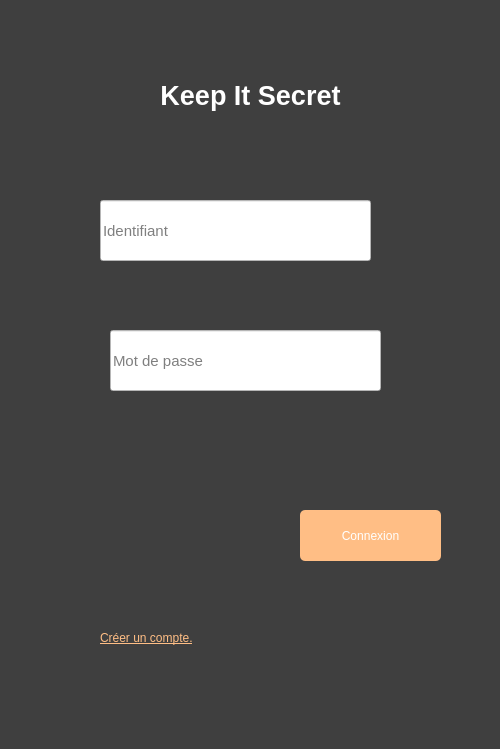
<?xml version="1.0" encoding="UTF-8"?>
<ui version="4.0">
 <class>MainWindow</class>
 <widget class="QMainWindow" name="MainWindow">
  <property name="geometry">
   <rect>
    <x>0</x>
    <y>0</y>
    <width>500</width>
    <height>749</height>
   </rect>
  </property>
  <property name="windowTitle">
   <string>MainWindow</string>
  </property>
  <property name="styleSheet">
   <string notr="true">background-color: rgb(63, 63, 63);
color: rgb(255, 255, 255);
</string>
  </property>
  <widget class="QWidget" name="centralWidget">
   <widget class="QLabel" name="label_title">
    <property name="geometry">
     <rect>
      <x>70</x>
      <y>50</y>
      <width>361</width>
      <height>91</height>
     </rect>
    </property>
    <property name="minimumSize">
     <size>
      <width>221</width>
      <height>51</height>
     </size>
    </property>
    <property name="font">
     <font>
      <pointsize>20</pointsize>
      <weight>75</weight>
      <bold>true</bold>
      <kerning>true</kerning>
     </font>
    </property>
    <property name="text">
     <string>Keep It Secret</string>
    </property>
    <property name="alignment">
     <set>Qt::AlignCenter</set>
    </property>
    <property name="wordWrap">
     <bool>false</bool>
    </property>
   </widget>
   <widget class="QPushButton" name="pushButton_submit">
    <property name="geometry">
     <rect>
      <x>300</x>
      <y>510</y>
      <width>141</width>
      <height>51</height>
     </rect>
    </property>
    <property name="styleSheet">
     <string notr="true">border-radius: 5px;
background-color: rgb(255, 190, 133);</string>
    </property>
    <property name="text">
     <string>Connexion</string>
    </property>
   </widget>
   <widget class="QLineEdit" name="lineEdit_login">
    <property name="geometry">
     <rect>
      <x>100</x>
      <y>200</y>
      <width>271</width>
      <height>61</height>
     </rect>
    </property>
    <property name="font">
     <font>
      <pointsize>11</pointsize>
     </font>
    </property>
    <property name="styleSheet">
     <string notr="true">color: rgb(0, 0, 0);
background-color: rgb(255, 255, 255);</string>
    </property>
    <property name="placeholderText">
     <string>Identifiant</string>
    </property>
   </widget>
   <widget class="QLineEdit" name="lineEdit_password">
    <property name="geometry">
     <rect>
      <x>110</x>
      <y>330</y>
      <width>271</width>
      <height>61</height>
     </rect>
    </property>
    <property name="font">
     <font>
      <pointsize>11</pointsize>
     </font>
    </property>
    <property name="styleSheet">
     <string notr="true">color: rgb(0, 0, 0);
background-color: rgb(255, 255, 255);</string>
    </property>
    <property name="placeholderText">
     <string>Mot de passe</string>
    </property>
   </widget>
   <widget class="QLabel" name="label">
    <property name="geometry">
     <rect>
      <x>100</x>
      <y>630</y>
      <width>241</width>
      <height>16</height>
     </rect>
    </property>
    <property name="font">
     <font>
      <underline>true</underline>
     </font>
    </property>
    <property name="styleSheet">
     <string notr="true">color: rgb(255, 190, 133);</string>
    </property>
    <property name="text">
     <string>Créer un compte.</string>
    </property>
   </widget>
  </widget>
 </widget>
 <layoutdefault spacing="6" margin="11"/>
 <resources/>
 <connections/>
</ui>
